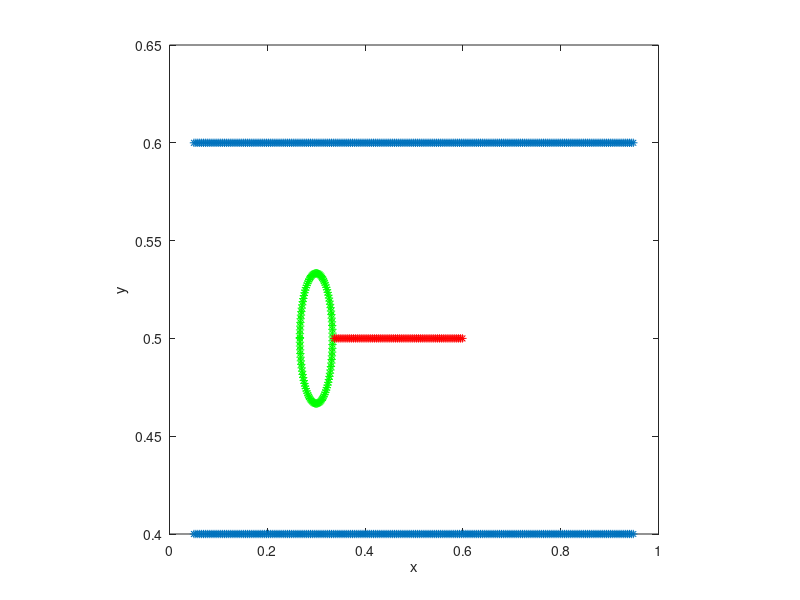

MATLAB code to generate this figure:
%-------------------------------------------------------------------------------------------------------------------%
%
% IB2d is an Immersed Boundary Code (IB) for solving fully coupled non-linear 
% 	fluid-structure interaction models. This version of the code is based off of
%	Peskin's Immersed Boundary Method Paper in Acta Numerica, 2002.
%
% Author: Nicholas A. Battista
% Email:  nick.battista@unc.edu
% Date Created: May 27th, 2015
% Institution: UNC-CH
%
% This code is capable of creating Lagrangian Structures using:
% 	1. Springs
% 	2. Beams (*torsional springs)
% 	3. Target Points
%	4. Muscle-Model (combined Force-Length-Velocity model, "HIll+(Length-Tension)")
%
% One is able to update those Lagrangian Structure parameters, e.g., spring constants, resting %%	lengths, etc
% 
% There are a number of built in Examples, mostly used for teaching purposes. 
% 
% If you would like us %to add a specific muscle model, please let Nick (nick.battista@unc.edu) know.
%
%--------------------------------------------------------------------------------------------------------------------%

%%%%%%%%%%%%%%%%%%%%%%%%%%%%%%%%%%%%%%%%%%%%%%%%%%%%%%%%%%%%%%%%%%%%%%%%%%%%%%%%%%%%%%
%
% FUNCTION: creates the CHANNEL_CHANNEL-EXAMPLE geometry and prints associated input files
%
%%%%%%%%%%%%%%%%%%%%%%%%%%%%%%%%%%%%%%%%%%%%%%%%%%%%%%%%%%%%%%%%%%%%%%%%%%%%%%%%%%%%%%

function Channel_Channel()

%
% Grid Parameters (MAKE SURE MATCHES IN input2d !!!)
%
Nx =  128;        % # of Eulerian Grid Pts. in x-Direction (MUST BE EVEN!!!)
Ny =  128;        % # of Eulerian Grid Pts. in y-Direction (MUST BE EVEN!!!)
Lx = 1.0;        % Length of Eulerian Grid in x-Direction
Ly = 1.0;        % Length of Eulerian Grid in y-Direction


% Immersed Structure Geometric / Dynamic Parameters %
ds= min(Lx/(2*Nx),Ly/(2*Ny));  % Lagrangian spacing
L = 0.9*Lx;                    % Length of Channel
w = 0.2*Ly;                    % Width of Channel
x0 = 0.3;                      % x-Center for Cylinder
y0 = 0.5;                      % y-Center for Cylinder
r = w/6;                       % Radii of Cylinder
Ltail = 1.5*w;                     % Length of flexible medium off cylinder
struct_name = 'channel'; % Name for .vertex, .spring, etc files.


% Call function to construct geometry
[xLag,yLag] = give_Me_Channel_Immsersed_Boundary_Geometry(ds,L,w,Lx,Ly);
[xLag_C,yLag_C,xLag_T,yLag_T] = give_Me_Cylinder_Flag_Immsersed_Boundary_Geometry(ds,r,x0,y0,Ltail);


% Plot Geometry to test
plot(xLag(1:end/2),yLag(1:end/2),'r-'); hold on;
plot(xLag(end/2+1:end),yLag(end/2+1:end),'r-'); hold on;
plot(xLag_C,yLag_C,'r-'); hold on;

plot(xLag,yLag,'*'); hold on;
plot(xLag_C,yLag_C,'g*'); hold on;
plot(xLag_T,yLag_T,'r*'); hold on;
xlabel('x'); ylabel('y');
axis square;

% Counting length of each geometric component
Ninfo(1) = length(xLag);
Ninfo(2) = length(xLag)+length(xLag_C);
Ninfo(3) = length(xLag)+length(xLag_C)+length(xLag_T);

% Combine all geomety into one vector
xLag = [xLag xLag_C xLag_T]; % Add xLagPts from Circle to xLag Pt. Vector (*no springs or beams*)
yLag = [yLag yLag_C yLag_T]; % Add xLagPts from Circle to xLag Pt. Vector (*no springs or beams*)


% Prints .vertex file!
print_Lagrangian_Vertices(xLag,yLag,struct_name);


% Prints .spring file!
k_Spring = 7.5e4;
print_Lagrangian_Springs(xLag,yLag,k_Spring,ds,Ninfo,struct_name);


% Prints .beam file!
k_Beam = 2e2; C = 0.0;
print_Lagrangian_Beams(xLag,yLag,k_Beam,C,Ninfo,struct_name);


% Prints .target file!
k_Target = 1e7;
print_Lagrangian_Target_Pts(xLag(1:Ninfo(2)),k_Target,struct_name);

%%%%%%%%%%%%%%%%%%%%%%%%%%%%%%%%%%%%%%%%%%%%%%%%%%%%%%%%%%%%%%%%%%%%%%%%
%
% FUNCTION: prints VERTEX points to a file called rubberband.vertex
%
%%%%%%%%%%%%%%%%%%%%%%%%%%%%%%%%%%%%%%%%%%%%%%%%%%%%%%%%%%%%%%%%%%%%%%%%

function print_Lagrangian_Vertices(xLag,yLag,struct_name)

    N = length(xLag);

    vertex_fid = fopen([struct_name '.vertex'], 'w');

    fprintf(vertex_fid, '%d\n', N );

    %Loops over all Lagrangian Pts.
    for s = 1:N
        X_v = xLag(s);
        Y_v = yLag(s);
        fprintf(vertex_fid, '%1.16e %1.16e\n', X_v, Y_v);
    end

    fclose(vertex_fid); 
    
%%%%%%%%%%%%%%%%%%%%%%%%%%%%%%%%%%%%%%%%%%%%%%%%%%%%%%%%%%%%%%%%%%%%%%%%
%
% FUNCTION: prints Vertex points to a file called rubberband.vertex
%
%%%%%%%%%%%%%%%%%%%%%%%%%%%%%%%%%%%%%%%%%%%%%%%%%%%%%%%%%%%%%%%%%%%%%%%%

function print_Lagrangian_Target_Pts(xLag,k_Target,struct_name)

    N = length(xLag);

    target_fid = fopen([struct_name '.target'], 'w');

    fprintf(target_fid, '%d\n', N );

    %Loops over all Lagrangian Pts.
    for s = 1:N
        fprintf(target_fid, '%d %1.16e\n', s, k_Target);
    end

    fclose(target_fid); 
    
    
%%%%%%%%%%%%%%%%%%%%%%%%%%%%%%%%%%%%%%%%%%%%%%%%%%%%%%%%%%%%%%%%%%%%%%%%%%%%%%%%%%%%%
%
% FUNCTION: prints BEAM (Torsional Spring) points to a file called rubberband.beam
%
%%%%%%%%%%%%%%%%%%%%%%%%%%%%%%%%%%%%%%%%%%%%%%%%%%%%%%%%%%%%%%%%%%%%%%%%%%%%%%%%%%%%%

function print_Lagrangian_Beams(xLag,yLag,k_Beam,C,Ninfo,struct_name)

   % k_Beam: beam stiffness
   % C: beam curvature
    
   % Ninfo(1): # of Lag. Pts. in channel
   % Ninfo(2): # of Lag. Pts. in channel AND cylinder
   % Ninfo(3): total # of Lag. Pts. (channel+cyinder+flag)
   
    N = Ninfo(3)-Ninfo(2) - 1; %total number of beams!

    beam_fid = fopen([struct_name '.beam'], 'w');

    fprintf(beam_fid, '%d\n', N );

    %spring_force = kappa_spring*ds/(ds^2);

    %BEAMS BETWEEN VERTICES
    for s = 1:N
            if  s == 1         
                fprintf(beam_fid, '%d %d %d %1.16e %1.16e\n',Ninfo(1)+1, Ninfo(2)+1, Ninfo(2)+2, k_Beam, C);  
            else
                %Case s=N
                fprintf(beam_fid, '%d %d %d %1.16e %1.16e\n',Ninfo(2)+s-1, Ninfo(2)+s, Ninfo(2)+s+1, k_Beam, C);  
            end
    end
    fclose(beam_fid); 


%%%%%%%%%%%%%%%%%%%%%%%%%%%%%%%%%%%%%%%%%%%%%%%%%%%%%%%%%%%%%%%%%%%%%%%%
%
% FUNCTION: prints SPRING points to a file called rubberband.spring
%
%%%%%%%%%%%%%%%%%%%%%%%%%%%%%%%%%%%%%%%%%%%%%%%%%%%%%%%%%%%%%%%%%%%%%%%%

function print_Lagrangian_Springs(xLag,yLag,k_Spring,ds_Rest,Ninfo,struct_name)

   % Ninfo(1): # of Lag. Pts. in channel
   % Ninfo(2): # of Lag. Pts. in channel AND cylinder
   % Ninfo(3): total # of Lag. Pts. (channel+cyinder+flag)
   
    N = Ninfo(3)-Ninfo(2); %total number of springs!

    spring_fid = fopen([struct_name '.spring'], 'w');

    fprintf(spring_fid, '%d\n', N );

    %spring_force = kappa_spring*ds/(ds^2);

    %SPRINGS BETWEEN VERTICES
    for s = 1:N
            if s == 1         
                fprintf(spring_fid, '%d %d %1.16e %1.16e\n', Ninfo(1)+1, Ninfo(2)+s, 2*k_Spring, ds_Rest);  
            else
                %Case s=N
                fprintf(spring_fid, '%d %d %1.16e %1.16e\n', Ninfo(2)+(s-1), Ninfo(2)+s, k_Spring, ds_Rest);  
            end
    end
    fclose(spring_fid); 
    
    

%%%%%%%%%%%%%%%%%%%%%%%%%%%%%%%%%%%%%%%%%%%%%%%%%%%%%%%%%%%%%%%%%%%%%%%%
%
% FUNCTION: creates the Lagrangian structure geometry for channel
%
%%%%%%%%%%%%%%%%%%%%%%%%%%%%%%%%%%%%%%%%%%%%%%%%%%%%%%%%%%%%%%%%%%%%%%%%

function [xLag,yLag] = give_Me_Channel_Immsersed_Boundary_Geometry(ds,L,w,Lx,Ly)

% The immsersed structure is a channel %
x = (Lx-L)/2:ds:(L+(Lx-L)/2);  %xPts
yBot = (Ly-w)/2;               %yVal for bottom of Channel
yTop = Ly - (Ly-w)/2;          %yVal for top of Channel

xLag = [x x];
yLag = [yBot*ones(1,length(x)) yTop*ones(1,length(x))];

%%%%%%%%%%%%%%%%%%%%%%%%%%%%%%%%%%%%%%%%%%%%%%%%%%%%%%%%%%%%%%%%%%%%%%%%
%
% FUNCTION: creates the Lagrangian structure geometry for cylinder and
% flexible flag coming off trailing edge
%
%%%%%%%%%%%%%%%%%%%%%%%%%%%%%%%%%%%%%%%%%%%%%%%%%%%%%%%%%%%%%%%%%%%%%%%%

function [xLag,yLag,xLag_T,yLag_T] = give_Me_Cylinder_Flag_Immsersed_Boundary_Geometry(ds,r,x0,y0,Ltail)

% The immsersed structure is a cylinder %

dtheta = ds/ (2*r);
theta = 0; i=1;
while theta < 2*pi
   xLag(i) = x0 - r*cos(theta);
   yLag(i) = y0 - r*sin(theta);
   theta = theta + dtheta;
   i=i+1;
end

xLag_T = x0+r+ds:ds:x0+Ltail;
yLag_T = y0*ones(1,length(xLag_T));   
